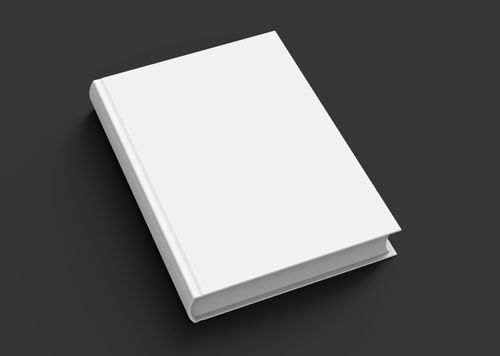
#> input picture resources/book2.jpg, 500 x 356 px, found by its file name
$ python docScan.py
#> lines starting #> are read from the running program, lines starting #| are printed output that depends on the picture; after the words box and inside, x2 and y2 are one past the last pixel; in counts of white or black regions, pixels touching at a corner belong together
# Creating a document scanner project using openCV
import cv2 as cv
import numpy as np
from numpy.core.fromnumeric import argmax, argmin


# # accesing webcam
imgWidth = 480
imgHeight = 620
# [8 lines of commented-out code are left out]
path = "/media/deepaksagar/Study Materials/Programming/python/OpenCV/resources/book2.jpg"
img=cv.imread(path);
#> img is the input picture: shape (356, 500, 3); min 0, max 255, mean 104.9
img=cv.resize(img,(imgWidth,imgHeight))
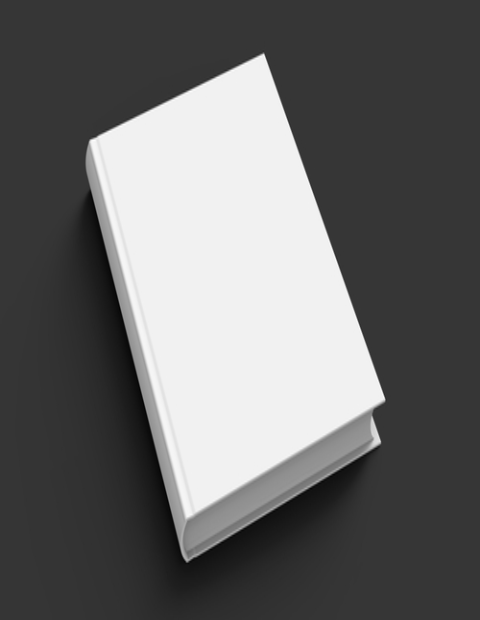
#> img: shape (620, 480, 3); min 2, max 253, mean 104.9
imgContour = img.copy()

def preProcessing(img):
    grayedImg = cv.cvtColor(img,cv.COLOR_BGR2GRAY)
    blurredImg = cv.GaussianBlur(grayedImg,(5,5),1)
    canniedImg = cv.Canny(blurredImg,200,80)
    kernel = np.ones((5,5))
    dilatedImg = cv.dilate(canniedImg,kernel,iterations=2)
    thresImg = cv.erode(dilatedImg,kernel,iterations=1)

    return canniedImg;

def getContours(img):
    biggest = np.array([])
    maxArea = 0
    contours,hierarchy = cv.findContours(img,cv.RETR_EXTERNAL,cv.CHAIN_APPROX_NONE)
    for cnt in contours:
        area = cv.contourArea(cnt)
        if area>5000:
            # Drawing the shapes that were detected
            # syntax, drawContours(imgSrc,presentIterationNo,-1=for all detected contours,color,thickness)
            # cv.drawContours(imgContour,cnt,-1,(255,0,0),2)

            # Calculation of perimeter
            # syntax, srcLength(presentContour,isItClosedContour)
            peri = cv.arcLength(cnt,True)

            # Aproximating the no of cornor point
            # syntax, approxPolyDP(presntContour,resolution,isClosed)
            approx = cv.approxPolyDP(cnt,0.02*peri,True)
            if area>maxArea and len(approx)==4:
                biggest = approx
                maxArea = area
    cv.drawContours(imgContour,biggest,-1,(255,0,0),20)
    return biggest;

def reOrderPts(myPoints):
    myPoints = myPoints.reshape((4,2))
    myNewPoints = np.zeros((4,1,2),np.int32)
    add = myPoints.sum(1)

    myNewPoints[0] = myPoints[argmin(add)]
    myNewPoints[3] = myPoints[argmax(add)]

    diff = np.diff(myPoints,axis=1);
    myNewPoints[1] = myPoints[argmin(diff)]
    myNewPoints[2] = myPoints[argmax(diff)]

    return myNewPoints

def getWarped(img,biggest):
    biggest = reOrderPts(biggest)
    # define the points for which we wanting to change the perspective
    pts1 = np.float32(biggest)
    # define the points about which we are going to change the view
    pts2 = np.float32([[0,0],[imgWidth,0],[0,imgHeight],[imgWidth,imgHeight]])

    # generate the transformation matrix for warping it
    matrix = cv.getPerspectiveTransform(pts1,pts2)
    print(matrix)

    # now warping the image using the transformation matrix and deine resolution
    imgOutput = cv.warpPerspective(img,matrix,(imgWidth,imgHeight))

    return imgOutput


while(1):
    # success, img = webcam.read()
    # img=cv.resize(img,(imgWidth,imgHeight))
    # imgContour = img.copy()

    thresImg = preProcessing(img)
#> in preProcessing, `canniedImg = cv.Canny(blurredImg,200,80)`:
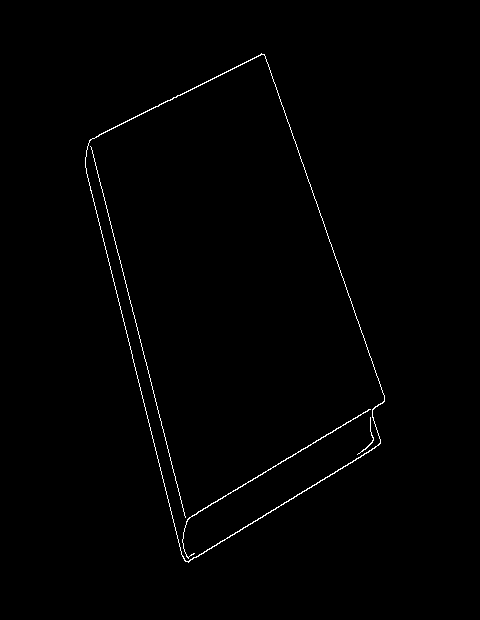
#> canniedImg: shape (620, 480); 0.72% white in thin lines or dots, all inside (x1, y1, x2, y2) = (85, 53, 385, 563)
#> in preProcessing, `dilatedImg = cv.dilate(canniedImg,kernel,iterations=2)`:
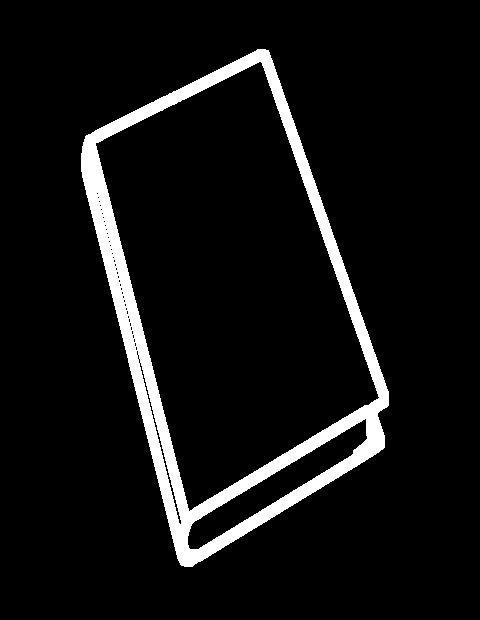
#> dilatedImg: shape (620, 480); 7.2% white; 1 white region, box (x1, y1, x2, y2) and area: (81, 49, 389, 567) 21445
#> in preProcessing, `thresImg = cv.erode(dilatedImg,kernel,iterations=1)`:
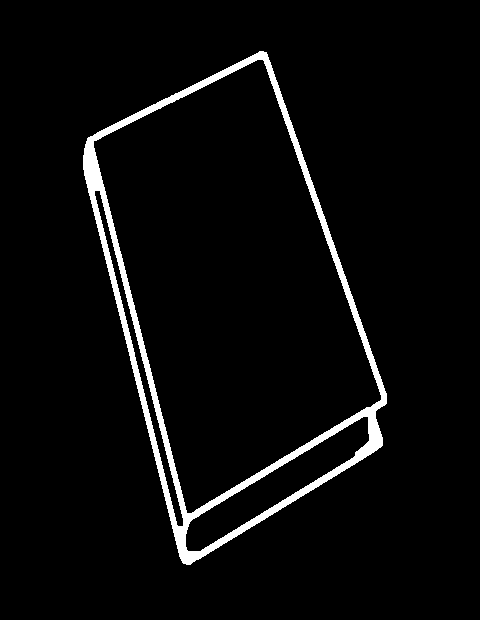
#> thresImg: shape (620, 480); 4.1% white; 1 white region
    biggest = getContours(thresImg)
#> in getContours, `contours,hierarchy = cv.findContours(img,cv.RETR_EXTERNAL,cv.CHAIN_APP..`: contours = 1 contour; box (x1, y1, x2, y2) and area: (85, 53, 385, 563) 92100
#> the loop in getContours, `for cnt in contours:` made 1 pass
#> (area, peri, biggest, maxArea) on pass 1: (92100.5, 1369, [[261, 53], [86, 150], [188, 562], [380, 443]], 92100.5)
#> after the loop in getContours, `for cnt in contours:`: maxArea = 92100.5
#> in getContours, `cv.drawContours(imgContour,biggest,-1,(255,0,0),20)`:
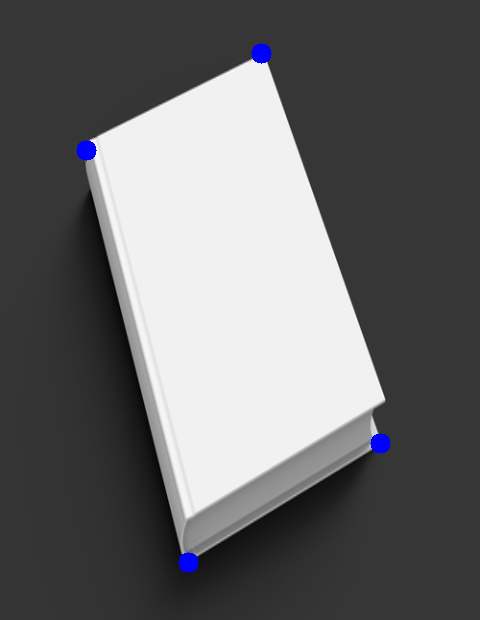
#> imgContour: shape (620, 480, 3); 0.43% of pixels changed, all inside (x1, y1, x2, y2) = (76, 43, 391, 573)
#> biggest = [[261, 53], [86, 150], [188, 562], [380, 443]]
    print(biggest);
#| [[[261  53]]
#|  [[ 86 150]]
#|  [[188 562]]
#|  [[380 443]]]
    warpedImg = getWarped(img,biggest)
#> in reOrderPts, `add = myPoints.sum(1)`: add = [314, 236, 750, 823]
#> in reOrderPts, `diff = np.diff(myPoints,axis=1);`: diff = [-208, 64, 374, 63]
#> in getWarped, `biggest = reOrderPts(biggest)`: biggest = [[86, 150], [261, 53], [188, 562], [380, 443]]
#> in getWarped, `matrix = cv.getPerspectiveTransform(pts1,pts2)`: matrix = [[2.46, -0.609, -120.2], [0.855, 1.54, -305], [1.66e-05, 0.00029, 1]]
#| [[ 2.45939147e+00 -6.08878470e-01 -1.20175896e+02]
#|  [ 8.55229426e-01  1.54293969e+00 -3.04990683e+02]
#|  [ 1.66145690e-05  2.89828831e-04  1.00000000e+00]]
#> in getWarped, `imgOutput = cv.warpPerspective(img,matrix,(imgWidth,imgHeight))`:
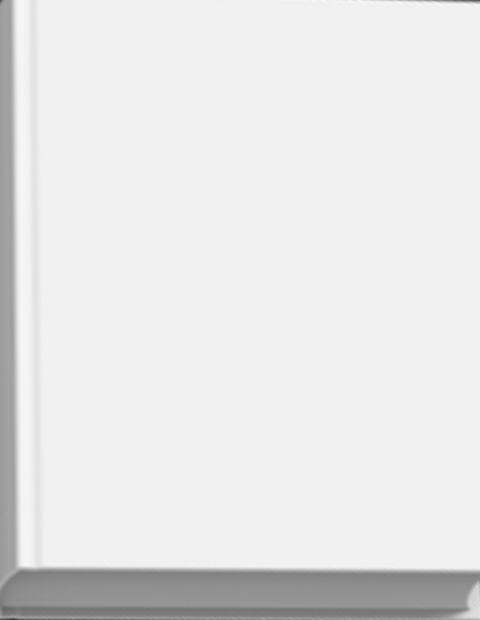
#> imgOutput: shape (620, 480, 3); min 54, max 250, mean 230.1


    cv.imshow("Result",warpedImg)
    cv.imshow("original",img)


    if cv.waitKey(1) & 0xFF == ord('q'):
#> (key q is pressed here)
        break
